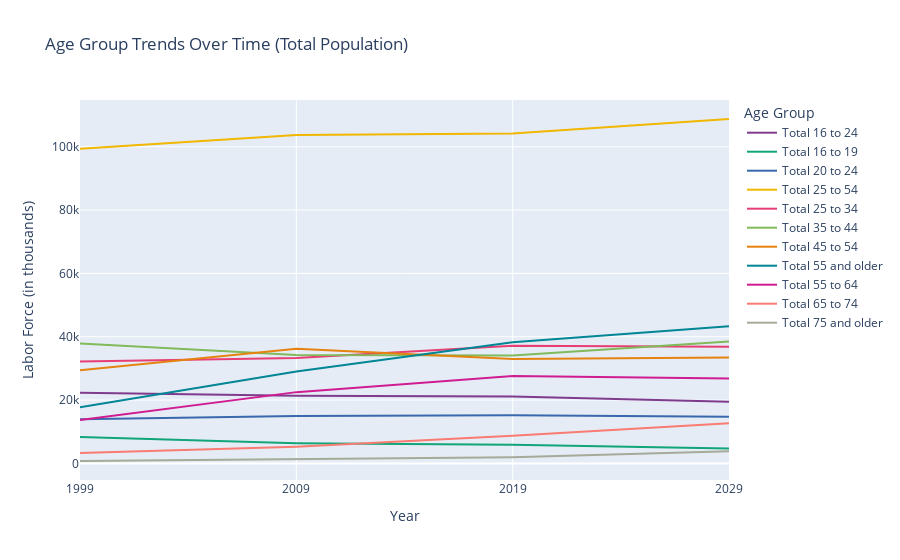

Write notebook code for a chart like this one.
### Code cell
import plotly.express as px

# Filter data for groups with 'Total' prefix
age_groups = [
    'Total 16 to 24', 'Total 16 to 19', 'Total 20 to 24', 
    'Total 25 to 54', 'Total 25 to 34', 'Total 35 to 44', 
    'Total 45 to 54', 'Total 55 and older', 
    'Total 55 to 64', 'Total 65 to 74', 'Total 75 and older'
]

df_total = df1[df1['group'].isin(age_groups)]

# Reshape the data for visualization
df_total_melted = df_total.melt(
    id_vars='group', 
    value_vars=['1999', '2009', '2019', '2029'], 
    var_name='Year', 
    value_name='Labor Force'
)

# Plot the trends for "Total" groups
fig = px.line(
    df_total_melted, 
    x='Year', 
    y='Labor Force', 
    color='group', 
    title='Age Group Trends Over Time (Total Population)',
    labels={'Labor Force': 'Labor Force (in thousands)', 'Year': 'Year', 'group': 'Age Group'},
    color_discrete_sequence=px.colors.qualitative.Bold  

)

# Show the figure
fig.show()

### Figure 1 — Plotly figure (JSON) as saved in the notebook; plotly's stock layout.template omitted (floating-point values rounded to 4 significant figures)
{"data": [{"hovertemplate": "Age Group=Total 16 to 24<br>Year=%{x}<br>Labor Force (in thousands)=%{y}<extra></extra>", "legendgroup": "Total 16 to 24", "line": {"color": "rgb(127, 60, 141)", "dash": "solid"}, "marker": {"symbol": "circle"}, "mode": "lines", "name": "Total 16 to 24", "orientation": "v", "showlegend": true, "type": "scatter", "x": ["1999", "2009", "2019", "2029"], "xaxis": "x", "y": [22269, 21360, 21091, 19472], "yaxis": "y"}, {"hovertemplate": "Age Group=Total 16 to 19<br>Year=%{x}<br>Labor Force (in thousands)=%{y}<extra></extra>", "legendgroup": "Total 16 to 19", "line": {"color": "rgb(17, 165, 121)", "dash": "solid"}, "marker": {"symbol": "circle"}, "mode": "lines", "name": "Total 16 to 19", "orientation": "v", "showlegend": true, "type": "scatter", "x": ["1999", "2009", "2019", "2029"], "xaxis": "x", "y": [8335, 6389, 5896, 4717], "yaxis": "y"}, {"hovertemplate": "Age Group=Total 20 to 24<br>Year=%{x}<br>Labor Force (in thousands)=%{y}<extra></extra>", "legendgroup": "Total 20 to 24", "line": {"color": "rgb(57, 105, 172)", "dash": "solid"}, "marker": {"symbol": "circle"}, "mode": "lines", "name": "Total 20 to 24", "orientation": "v", "showlegend": true, "type": "scatter", "x": ["1999", "2009", "2019", "2029"], "xaxis": "x", "y": [13934, 14971, 15195, 14755], "yaxis": "y"}, {"hovertemplate": "Age Group=Total 25 to 54<br>Year=%{x}<br>Labor Force (in thousands)=%{y}<extra></extra>", "legendgroup": "Total 25 to 54", "line": {"color": "rgb(242, 183, 1)", "dash": "solid"}, "marker": {"symbol": "circle"}, "mode": "lines", "name": "Total 25 to 54", "orientation": "v", "showlegend": true, "type": "scatter", "x": ["1999", "2009", "2019", "2029"], "xaxis": "x", "y": [99414, 103740, 104179, 108771], "yaxis": "y"}, {"hovertemplate": "Age Group=Total 25 to 34<br>Year=%{x}<br>Labor Force (in thousands)=%{y}<extra></extra>", "legendgroup": "Total 25 to 34", "line": {"color": "rgb(231, 63, 116)", "dash": "solid"}, "marker": {"symbol": "circle"}, "mode": "lines", "name": "Total 25 to 34", "orientation": "v", "showlegend": true, "type": "scatter", "x": ["1999", "2009", "2019", "2029"], "xaxis": "x", "y": [32144, 33298, 37191, 36845], "yaxis": "y"}, {"hovertemplate": "Age Group=Total 35 to 44<br>Year=%{x}<br>Labor Force (in thousands)=%{y}<extra></extra>", "legendgroup": "Total 35 to 44", "line": {"color": "rgb(128, 186, 90)", "dash": "solid"}, "marker": {"symbol": "circle"}, "mode": "lines", "name": "Total 35 to 44", "orientation": "v", "showlegend": true, "type": "scatter", "x": ["1999", "2009", "2019", "2029"], "xaxis": "x", "y": [37882, 34238, 34057, 38520], "yaxis": "y"}, {"hovertemplate": "Age Group=Total 45 to 54<br>Year=%{x}<br>Labor Force (in thousands)=%{y}<extra></extra>", "legendgroup": "Total 45 to 54", "line": {"color": "rgb(230, 131, 16)", "dash": "solid"}, "marker": {"symbol": "circle"}, "mode": "lines", "name": "Total 45 to 54", "orientation": "v", "showlegend": true, "type": "scatter", "x": ["1999", "2009", "2019", "2029"], "xaxis": "x", "y": [29388, 36204, 32931, 33406], "yaxis": "y"}, {"hovertemplate": "Age Group=Total 55 and older<br>Year=%{x}<br>Labor Force (in thousands)=%{y}<extra></extra>", "legendgroup": "Total 55 and older", "line": {"color": "rgb(0, 134, 149)", "dash": "solid"}, "marker": {"symbol": "circle"}, "mode": "lines", "name": "Total 55 and older", "orientation": "v", "showlegend": true, "type": "scatter", "x": ["1999", "2009", "2019", "2029"], "xaxis": "x", "y": [17688, 29040, 38267, 43288], "yaxis": "y"}, {"hovertemplate": "Age Group=Total 55 to 64<br>Year=%{x}<br>Labor Force (in thousands)=%{y}<extra></extra>", "legendgroup": "Total 55 to 64", "line": {"color": "rgb(207, 28, 144)", "dash": "solid"}, "marker": {"symbol": "circle"}, "mode": "lines", "name": "Total 55 to 64", "orientation": "v", "showlegend": true, "type": "scatter", "x": ["1999", "2009", "2019", "2029"], "xaxis": "x", "y": [13682, 22505, 27603, 26787], "yaxis": "y"}, {"hovertemplate": "Age Group=Total 65 to 74<br>Year=%{x}<br>Labor Force (in thousands)=%{y}<extra></extra>", "legendgroup": "Total 65 to 74", "line": {"color": "rgb(249, 123, 114)", "dash": "solid"}, "marker": {"symbol": "circle"}, "mode": "lines", "name": "Total 65 to 74", "orientation": "v", "showlegend": true, "type": "scatter", "x": ["1999", "2009", "2019", "2029"], "xaxis": "x", "y": [3254, 5264, 8700, 12696], "yaxis": "y"}, {"hovertemplate": "Age Group=Total 75 and older<br>Year=%{x}<br>Labor Force (in thousands)=%{y}<extra></extra>", "legendgroup": "Total 75 and older", "line": {"color": "rgb(165, 170, 153)", "dash": "solid"}, "marker": {"symbol": "circle"}, "mode": "lines", "name": "Total 75 and older", "orientation": "v", "showlegend": true, "type": "scatter", "x": ["1999", "2009", "2019", "2029"], "xaxis": "x", "y": [752, 1271, 1964, 3805], "yaxis": "y"}], "layout": {"autosize": true, "legend": {"title": {"text": "Age Group"}, "tracegroupgap": 0}, "title": {"text": "Age Group Trends Over Time (Total Population)"}, "xaxis": {"anchor": "y", "autorange": true, "domain": [0, 1], "range": [0, 3], "title": {"text": "Year"}, "type": "category"}, "yaxis": {"anchor": "x", "autorange": true, "domain": [0, 1], "range": [-5249.0, 114800.0], "title": {"text": "Labor Force (in thousands)"}, "type": "linear"}}}
